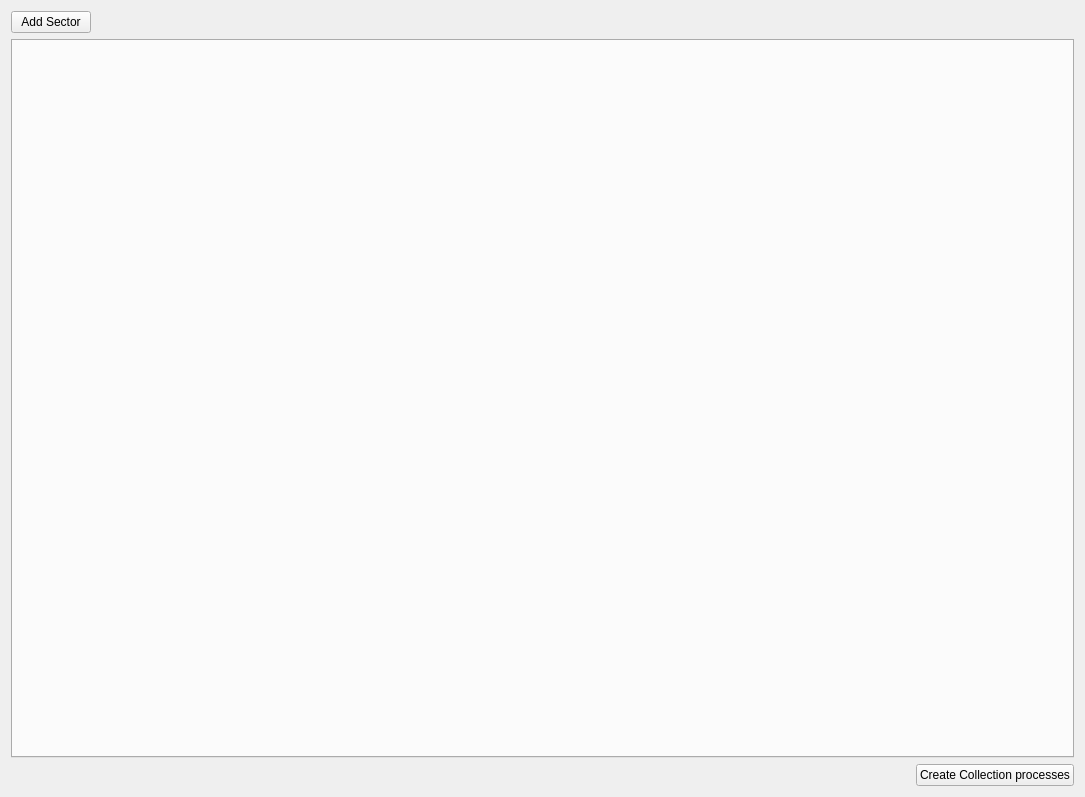
                     <widget class="QWidget" name="Collection_process">
                      <property name="geometry">
                       <rect>
                        <x>0</x>
                        <y>0</y>
                        <width>1085</width>
                        <height>797</height>
                       </rect>
                      </property>
                      <attribute name="label">
                       <string>Collection Processes</string>
                      </attribute>
                      <layout class="QGridLayout" name="gridLayout_99">
                       <item row="0" column="0">
                        <widget class="QPushButton" name="Add_col">
                         <property name="text">
                          <string>Add Sector</string>
                         </property>
                         <property name="icon">
                          <iconset resource="PyWOLF_Resource.qrc">
                           <normaloff>:/ICONS/PySWOLF_ICONS/ADD.png</normaloff>:/ICONS/PySWOLF_ICONS/ADD.png</iconset>
                         </property>
                        </widget>
                       </item>
                       <item row="0" column="1">
                        <spacer name="horizontalSpacer_36">
                         <property name="orientation">
                          <enum>Qt::Horizontal</enum>
                         </property>
                         <property name="sizeHint" stdset="0">
                          <size>
                           <width>528</width>
                           <height>20</height>
                          </size>
                         </property>
                        </spacer>
                       </item>
                       <item row="1" column="0" colspan="3">
                        <widget class="QTabWidget" name="Collection">
                         <property name="currentIndex">
                          <number>-1</number>
                         </property>
                        </widget>
                       </item>
                       <item row="2" column="0" colspan="2">
                        <spacer name="horizontalSpacer_38">
                         <property name="orientation">
                          <enum>Qt::Horizontal</enum>
                         </property>
                         <property name="sizeHint" stdset="0">
                          <size>
                           <width>745</width>
                           <height>20</height>
                          </size>
                         </property>
                        </spacer>
                       </item>
                       <item row="2" column="2">
                        <widget class="QPushButton" name="Create_Collection_process">
                         <property name="text">
                          <string>Create Collection processes</string>
                         </property>
                         <property name="icon">
                          <iconset resource="PyWOLF_Resource.qrc">
                           <normaloff>:/ICONS/PySWOLF_ICONS/Create.png</normaloff>:/ICONS/PySWOLF_ICONS/Create.png</iconset>
                         </property>
                        </widget>
                       </item>
                      </layout>
                     </widget>
